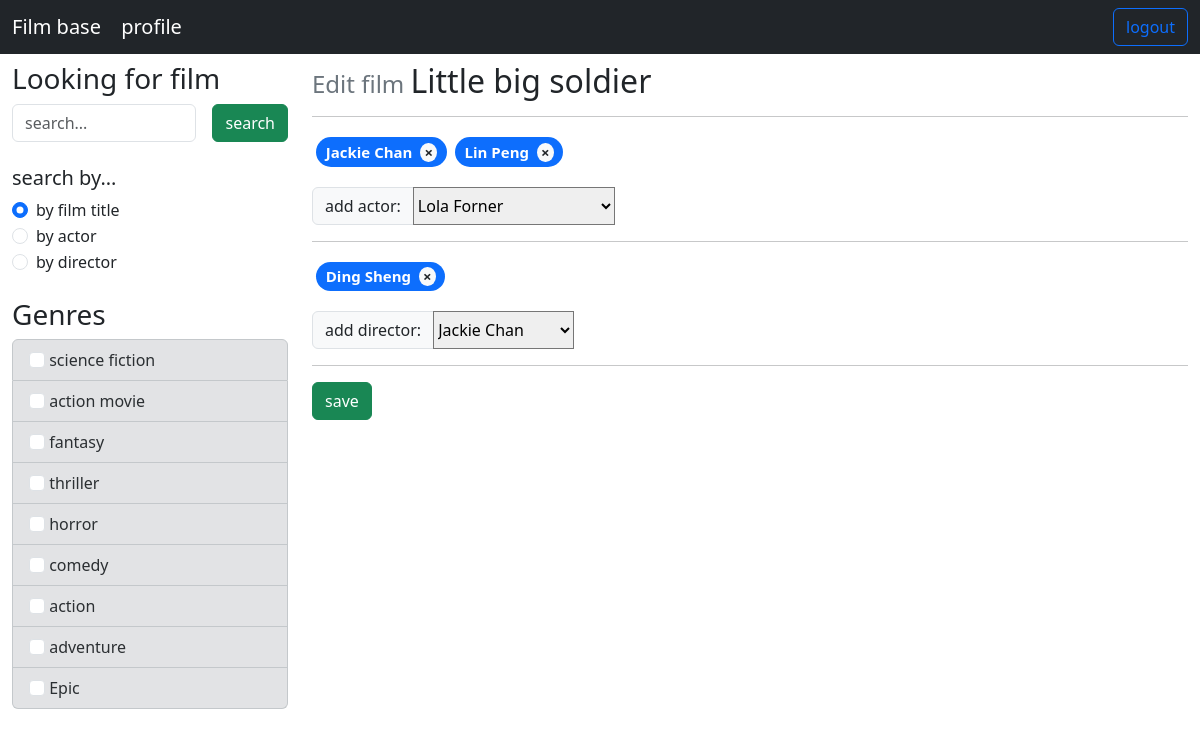
The page /films/3/edit_film (signed in) on the database its author committed.
### films/models.py (models this page shows, shortened)
class Genre(models.Model):
    title = models.CharField(max_length=255, verbose_name='title')
    class Meta:
        verbose_name = 'genre'
        verbose_name_plural = 'genres'

class Film(models.Model):
    title = models.CharField(max_length=255, verbose_name='title')
    description = models.TextField(max_length=5000, verbose_name='description')
    poster = models.ImageField(upload_to='posters/%Y/%m/%d/')
    STARS_NUMBER = 5
    genres = models.ManyToManyField('Genre',
                                    verbose_name='genre',
                                    related_name='films', null=True)
    directors = models.ManyToManyField('Director',
                                    verbose_name='directors',
                                    related_name='films', null=True)
    actors = models.ManyToManyField('Actor',
                                    verbose_name='actors',
                                    related_name='films', null=True)
    class Meta:
        verbose_name = 'Film'
        verbose_name_plural = 'Films'

class Actor(models.Model):
    name = models.CharField(max_length=255, verbose_name='name')
    class Meta:
        verbose_name = 'Actor'
        verbose_name_plural = 'Actors'

class Director(models.Model):
    name = models.CharField(max_length=255, verbose_name='name')
    class Meta:
        verbose_name = 'Director'
        verbose_name_plural = 'Directors'

### films/views.py (the view, shortened to what this page needs)
# urls.py: path('<int:film_pk>/edit_film', FilmEditView.as_view(), name='edit_film'),
class FilmEditView(LoginRequiredMixin, View):
    permission_denied_message = "NO! You are not authenticated for this action!"
    login_url = 'login/'
    raise_exception = True
    def get(self, request, film_pk):
        filtered_actors = Actor.objects.exclude(films__id=film_pk)
        filtered_directors = Director.objects.exclude(films__id=film_pk)
        context = {'film': Film.objects.get(pk=film_pk), 'actors': filtered_actors, 'directors': filtered_directors}
        return render(request, template_name='films/edit.html', context=context)

### films/templatetags/film_tag.py (called while the page is built)
@register.simple_tag()
def get_genres():
    return Genre.objects.all()

@register.filter(name='getattr')
def get_attr(item, attr):
    return getattr(item, attr)

### films/templates/films/edit.html (shortened to what this page needs)
{% extends "films/base.html" %}
{% load static %}
{% block resources %}
    <link rel="stylesheet" href="https://cdn.jsdelivr.net/npm/bootstrap-select@1.14.0-beta2/dist/css/bootstrap-select.min.css">
{% endblock resources %}
{% block content %}
    <form action="{% url 'edit_film' film.pk %}" method="POST">
        <h4 class=" text-secondary"> Edit film <span class="h2 text-dark"> {{ film.title }} <span></h2>
        <hr>
        {% include 'films/includes/bages/bage_list_input.html' with items=film.actors.all filtered_items=actors can_attach=user.is_authenticated can_detach=user.is_authenticated item_name='name' select_name='actors' id='select-actors' label='add actor:' %}
        <hr>
        {% include 'films/includes/bages/bage_list_input.html' with items=film.directors.all filtered_items=directors can_attach=user.is_authenticated can_detach=user.is_authenticated item_name='name' select_name='directors' id='select-directors' label='add director:' %}
        <hr>
        <button type="submit" class="btn btn-success">save</button>
    </form>
{% endblock content %}

### films/templates/films/includes/sidebar.html
{% load film_tag %}
{% get_genres as genres %}
<div class="search-bar w3layouts-newsletter">
	<h3 class="">Looking for film</h3>
	<form action="{% url 'film_list' %}" method="get" class="d-flex" id="search-form">
		<input type="search" placeholder="search..." name="search"
			   class="form-control me-3">
		<button type="submit" class="btn btn-success">
			<span class="" aria-hidden="true">search</span>
		</button>
	</form>
</div>
<div class="my-4">
	<h5 class="">search by...</h5>
	<div class="form-check">
		<input value="0" form="search-form" class="form-check-input" type="radio"
			   name="by" id="by_film_title_radio" checked>
		<label class="form-check-label" for="flexRadioDefault1">
			by film title
		</label>
	</div>
	<div class="form-check">
		<input value="1" form="search-form" class="form-check-input" type="radio"
			   name="by" id="by_actor_radio">
		<label class="form-check-label" for="flexRadioDefault2">
			by actor
		</label>
	</div><div class="form-check">
		<input value="2" form="search-form" class="form-check-input" type="radio"
			   name="by" id="by_director_radio">
		<label class="form-check-label" for="flexRadioDefault2">
			by director
		</label>
	</div>
</div>
<div class="my-4">
	<h3 class="">Genres</h3>
	<ul class="list-group">
		{% for genre in genres %}
			<li class="list-group-item list-group-item-secondary">
				<input value="{{ genre.pk }}" name="genre" form="search-form"
					   type="checkbox" class="form-check-input mr-1">
				<span class="">{{ genre.title }}</span>
			</li>
		{% endfor %}
	</ul>
</div>

### films/templates/films/includes/bages/bage_item.html (shortened to what this page needs)
<h5 class="m-1 attaching-block" {% if is_hidden %}hidden{% endif %}>
    <span class="badge bg-primary rounded-pill d-flex justify-content-between align-items-center">
        <span class="selected-option-name">{{ title }}</span>
        <span
        aria-hidden="true"
        class="rounded-circle bg-light text-dark px-1 ms-2 detach-option-btn badge-close"
        {% if can_detach %}
            style="cursor: pointer;"
            {% comment %} onclick="fnDetachOption($(this), 'select-permissions')" {% endcomment %}
        {% endif %}
        >&times;</span>
    </span>
</h5>

### films/static/films/css/badge.css (style rules this page uses)
.badge-close { padding-top: 2px; padding-bottom: 2px; }

### rows shown on the page
Genre: title "science fiction"
Genre: title "action movie"
Genre: title "fantasy"
Genre: title "thriller"
Genre: title "horror"
Genre: title "comedy"
Genre: title "action"
Genre: title "adventure"
Genre: title "Epic"
Film: title "Little big soldier"
Actor: name "Jackie Chan"
Actor: name "Lin Peng"
Director: name "Ding Sheng"

### other values the page prints
{{ label }} "add actor: add director:"
form field value "Lola Forner Jackie Chan"
